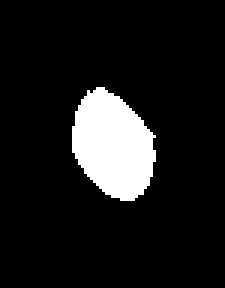
#> input picture feret/24_binary.tif, 75 x 96 px (shown 3 times larger)
$ python FeretDiameter.py
#> lines starting #> are read from the running program, lines starting #| are printed output that depends on the picture; after the words box and inside, x2 and y2 are one past the last pixel; in counts of white or black regions, pixels touching at a corner belong together; long printed decimals are rounded
#> `img = tif.imread('24_binary.tif')`: img: shape (96, 75); 10.5% white; 1 white region, box (x1, y1, x2, y2) and area: (24, 29, 52, 67) 756
import numpy as np
import matplotlib.pyplot as plt
from scipy import ndimage
import time, scipy.optimize
from scipy.spatial.distance import pdist


class FeretDiameter():

    def __init__(self, img, **kwargs):

        self.img = img

        if 'precision' in kwargs:
            self.precesion = kwargs['precision']
        else:
            self.precesion = 1

        if 'edge' in kwargs:
            self.edge = kwargs['edge']
        else:
            self.edge = False


        self.degs = np.deg2rad(np.arange(0, 180+self.precesion, self.precesion))
        self.ferets = np.zeros(len(self.degs))
        self.ms = np.zeros(len(self.degs))
        self.t_maxs = np.zeros(len(self.degs))
        self.t_mins = np.zeros(len(self.degs))
        self.p_maxs = np.zeros((len(self.degs), 2))
        self.p_mins = np.zeros((len(self.degs), 2))

        # start = time.perf_counter()
        self.find_points()
        # print('points', time.perf_counter() - start)
        self.calculate_center()
        # self.calculate_ferets()
        self.calculate_distance_matrix()

        self.minimize_feret()

        self.calculate_maxferet()


    def calculate_maxferet(self):
        """
        The maxferet is defined as the maximum euclidean
        distance between two points. pdist calculates
        all the distances between the points and than
        the maximum is taken from all those.

        """

        self.maxferet = max(pdist(self.points.T, "euclidean"))


    def find_points(self):
        """
        Method find the points which are used to calcualte feret diameter

        """

        if self.edge:
            ys, xs = np.nonzero(self.img)
            new_xs = np.concatenate((xs + 0.5, xs + 0.5, xs - 0.5, xs - 0.5, xs, xs + 0.5, xs - 0.5, xs, xs))
            new_ys = np.concatenate((ys + 0.5, ys - 0.5, ys + 0.5, ys - 0.5, ys, ys, ys, ys + 0.5, ys - 0.5))

            new_ys, new_xs = (new_ys * 2).astype(int), (new_xs * 2).astype(int)
            new_points = np.array([new_ys, new_xs])

            self.contour = np.zeros((self.img.shape[0] * 2, self.img.shape[1] * 2))
            self.contour[tuple(new_points)] = 1

            edm = ndimage.distance_transform_edt(self.contour)
            self.contour[edm > 1] = 0
            self.points = np.array(np.nonzero(self.contour))
        else:
            self.contour = np.copy(self.img)
            edm = ndimage.distance_transform_edt(self.contour)
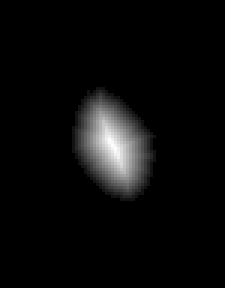
#> edm: shape (96, 75) float64 (shown 3 times larger); min 0, max 12.81, mean 0.532; drawn with min black and max white
            self.contour[edm > 1] = 0
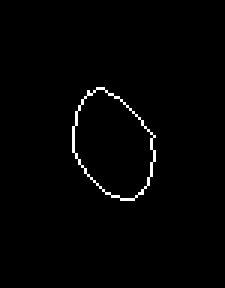
#> self.contour: shape (96, 75) (shown 3 times larger); 1.2% white in thin lines or dots, all inside (x1, y1, x2, y2) = (24, 29, 52, 67)
            self.points = np.array(np.nonzero(self.contour))


    def calculate_center(self):
        """
        Method caluclates the center of the binary image.

        """
        (self.y0, self.x0) = ndimage.center_of_mass(self.contour)
#> self.y0 = 47.94; self.x0 = 37.2


    def calculate_distances(self, angle):
        """
        Method calculates the distance of two points at a givin angle.

        """
        m = np.tan(angle)
        ds = np.cos(angle)*(self.y0-self.points[0])-np.sin(angle)*(self.x0-self.points[1])
        max_i = np.argmax(ds)
        min_i = np.argmin(ds)

        t_max = self.points.T[max_i][0] - m * self.points.T[max_i][1]
        t_min = self.points.T[min_i][0] - m * self.points.T[min_i][1]

        feret = np.abs(t_max - t_min) / np.sqrt(1+m**2)

        return feret, m, t_max, t_min, self.points.T[max_i], self.points.T[min_i]


    def calculate_distances_func(self, angle, sign):
        """
        Method calculates the distance of two points at a givin angle.

        """
        m = np.tan(angle)
        ds = np.cos(angle)*(self.y0-self.points[0])-np.sin(angle)*(self.x0-self.points[1])
        max_i = np.argmax(ds)
        min_i = np.argmin(ds)

        t_max = self.points.T[max_i][0] - m * self.points.T[max_i][1]
        t_min = self.points.T[min_i][0] - m * self.points.T[min_i][1]

        feret = np.abs(t_max - t_min) / np.sqrt(1+m**2)

        return sign * feret


    def minimize_feret(self):


        res_minferet = scipy.optimize.minimize(
            self.calculate_distances_func,
            x0=self.minferet_angle,
            args=(1, ),
            bounds=((0., np.pi),))

        self.minferet = res_minferet.fun


        # [7 lines of commented-out code are left out]


    def calculate_ferets(self):


        for i, angle in enumerate(self.degs):
            feret, m, t_max, t_min, p_max, p_min = self.calculate_distances(angle)

            self.ferets[i] = feret
            self.ms[i] = m
            self.t_maxs[i] = t_max
            self.t_mins[i] = t_min
            self.p_maxs[i] = p_max
            self.p_mins[i] = p_min


        self.maxferet_initial = np.max(self.ferets)
        self.minferet_initial = np.min(self.ferets)

        self.minferet_index = np.where(self.ferets == self.minferet_initial)
        self.maxferet_index = np.where(self.ferets == self.maxferet_initial)

        self.minferet_angle = self.degs[self.minferet_index]
        self.maxferet_angle = self.degs[self.maxferet_index]


    def calculate_distance_matrix(self):

        degs = np.deg2rad(np.arange(0, 180, self.precesion))
        ms = np.tan(degs)


        coss = np.cos(degs).reshape(1, -1)
        sins = np.sin(degs).reshape(1, -1)

        ps0 = (self.y0-self.points[0]).reshape(-1, 1)
#> ps0 = 88 values, max 18.94 at index 0, min -18.06 at index 83, mean 1.7e-15
        ps1 = (self.x0-self.points[1]).reshape(-1, 1)
#> ps1 = 88 values, max 13.2 at index 31, min -13.8 at index 38, mean -1.29e-15

        ds = np.multiply(coss, ps0) - np.multiply(sins, ps1)
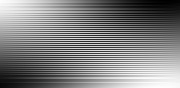
#> ds: shape (88, 180) float64; min -19.73, max 19.29, mean 9.19e-16; drawn with min black and max white

        max_is = np.argmax(ds, axis=0)
#> max_is = 180 values from 0 to 87
        min_is = np.argmin(ds, axis=0)
#> min_is = 180 values, max 83 at index 0, min 0 at index 162, mean 37.78

        t_maxs = self.points[0][max_is] - ms * self.points[1][max_is]
#> t_maxs = 180 values, max 2974.8 at index 91, min -8.33e+17 at index 90, mean -4.63e+15
        t_mins = self.points[0][min_is] - ms * self.points[1][min_is]
#> t_mins = 180 values, max 1417 at index 91, min -3.92e+17 at index 90, mean -2.18e+15

        ferets = np.abs(t_maxs - t_mins) / np.sqrt(1+ms**2)
#> ferets = 180 values, max 39 at index 157, min 25.46 at index 45, mean 32.06

        self.ferets = ferets
#> self.ferets has the same summary as ferets

        self.maxferet_initial = np.max(self.ferets)
#> self.maxferet_initial = 39
        self.minferet_initial = np.min(self.ferets)
#> self.minferet_initial = 25.46

        self.minferet_index = np.where(self.ferets == self.minferet_initial)
#> self.minferet_index = ([45],)
        self.maxferet_index = np.where(self.ferets == self.maxferet_initial)
#> self.maxferet_index = ([157],)

        self.minferet_angle = self.degs[self.minferet_index]
#> self.minferet_angle = [0.785]
        self.maxferet_angle = self.degs[self.maxferet_index]
#> self.maxferet_angle = [2.74]


    def __call__(self):
        if self.edge:
            return self.maxferet / 2, self.minferet / 2
        else:
            return self.maxferet, self.minferet


if __name__ == '__main__':
    import tifffile as tif
    import time

    t0 = time.perf_counter()
    img = tif.imread('24_binary.tif')
    feret = FeretDiameter(img)
#> in calculate_distances_func, `ds = np.cos(angle)*(self.y0-self.points[0])-np.sin(angle)*(self.x0-sel..`: ds = 88 values, max 12.54 at index 14, min -12.91 at index 71, mean 2.5e-15
#> in calculate_distances_func, `max_i = np.argmax(ds)`: max_i = 14
#> in calculate_distances_func, `min_i = np.argmin(ds)`: min_i = 71
#> in calculate_distances_func, `t_max = self.points.T[max_i][0] - m * self.points.T[max_i][1]`: t_max = [-7]
#> in calculate_distances_func, `t_min = self.points.T[min_i][0] - m * self.points.T[min_i][1]`: t_min = [29]
#> in calculate_distances_func, `feret = np.abs(t_max - t_min) / np.sqrt(1+m**2)`: feret = [25.46]
#> in minimize_feret, `res_minferet = scipy.optimize.minimize( self.calculate_distances_func,..`: res_minferet = 10 items
#> in minimize_feret, `self.minferet = res_minferet.fun`: self.minferet = 25.46
#> in calculate_maxferet, `self.maxferet = max(pdist(self.points.T, "euclidean"))`: self.maxferet = 39
    t1 = time.perf_counter()

    print(t1 - t0, 'sekunden')
    print(feret())
#| (39.0, 25.456)

$ run again, with feret/10243_binary.tif copied over feret/24_binary.tif
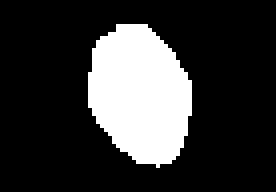
#> input picture feret/10243_binary.tif, 69 x 48 px (shown 4 times larger)
#> img: shape (48, 69); 21.2% white; 1 white region, box (x1, y1, x2, y2) and area: (22, 6, 48, 42) 701
#> in find_points, `self.contour[edm > 1] = 0`:
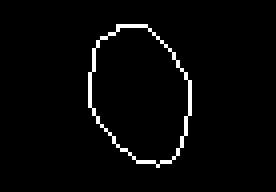
#> self.contour: shape (48, 69) (shown 4 times larger); 2.6% white in thin lines or dots, all inside (x1, y1, x2, y2) = (22, 6, 48, 42)
#> self.y0 = 23.03; self.x0 = 34.55
#> ps0 = 86 values, max 17.03 at index 0, min -17.97 at index 85, mean -9.91e-16
#> ps1 = 86 values, max 12.55 at index 32, min -12.45 at index 37, mean -4.63e-15
#> in calculate_distance_matrix, `ds = np.multiply(coss, ps0) - np.multiply(sins, ps1)`:
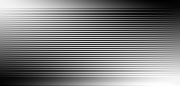
#> ds: shape (86, 180) float64; min -17.97, max 18.53, mean 2.35e-15; drawn with min black and max white
#> max_is = 180 values from 0 to 85
#> min_is = 180 values, max 85 at index 0, min 0 at index 144, mean 38.63
#> t_maxs = 180 values, max 2720.6 at index 91, min -7.68e+17 at index 90, mean -4.26e+15
#> t_mins = 180 values, max 1278.4 at index 91, min -3.59e+17 at index 90, mean -2e+15
#> ferets = 180 values, max 36.4 at index 164, min 25 at index 90, mean 30.55
#> self.ferets has the same summary as ferets
#> self.maxferet_initial = 36.4
#> self.minferet_initial = 25
#> self.minferet_index = ([90],)
#> self.maxferet_index = ([164],)
#> self.minferet_angle = [1.57]
#> self.maxferet_angle = [2.86]
#> in calculate_distances_func, `ds = np.cos(angle)*(self.y0-self.points[0])-np.sin(angle)*(self.x0-sel..`: ds = 86 values, max 12.45 at index 37, min -12.55 at index 32, mean 2.62e-15
#> max_i = 37
#> min_i = 32
#> t_max = [-7.68e+17]
#> t_min = [-3.59e+17]
#> feret = [25]
#> res_minferet = 10 items
#> self.minferet = 25
#> self.maxferet = 36.4
#| (36.401, 25.000)
